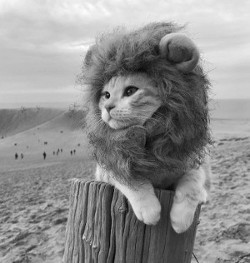
//> input picture Classez_et_segmentez_des_données_visuelles/cat.png, 250 x 263 px
$ ./main   (built with g++ and OpenCV 4)
//> lines starting //> are read from the running program, lines starting //| are printed output that depends on the picture
### Classez_et_segmentez_des_données_visuelles/tests/modifications.h
#pragma once

#include <opencv2/opencv.hpp>

cv::Mat rotation(const cv::Mat& image_a_traite, const cv::Point2f& point_de_rotation, const double& angle_de_rotation, const float& mise_a_echelle);

### Classez_et_segmentez_des_données_visuelles/tests/suppressions.h
#pragma once

#include <opencv2/opencv.hpp>
#include <opencv2/core/mat.hpp>

void suppression_bruit(const cv::Mat& image_a_traite, const int& taille_matrice);

### Classez_et_segmentez_des_données_visuelles/tests/ajouts.h
#pragma once

#include <opencv2/opencv.hpp>

cv::Mat ajout_bruit(const cv::Mat& image_a_traite, const cv::Scalar& moyenne_des_bruits, const cv::Scalar& intensite_du_bruit);

### Classez_et_segmentez_des_données_visuelles/tests/modifications.cpp
#include <opencv2/opencv.hpp>
#include <opencv2/core/mat.hpp>

cv::Mat rotation(const cv::Mat& image_a_traite, const cv::Point2f& point_de_rotation, const double& angle_de_rotation, const float& mise_a_echelle) {

    cv::Mat matrice_de_rotation = cv::getRotationMatrix2D(point_de_rotation, angle_de_rotation, mise_a_echelle);
    std::cout << "Matrice de rotaton :" << matrice_de_rotation << std::endl;

    cv::Mat image_tournee;
    cv::warpAffine(image_a_traite, image_tournee, matrice_de_rotation, image_a_traite.size());
    cv::imshow("Image tourn�e", image_tournee);

    return image_tournee;
}

### Classez_et_segmentez_des_données_visuelles/tests/suppressions.cpp
#include <opencv2/opencv.hpp>
#include <opencv2/core/mat.hpp>

void suppression_bruit(const cv::Mat& image_a_traite, const int& taille_matrice) {

    cv::Mat debruitage_gauzien;
    cv::GaussianBlur(image_a_traite, debruitage_gauzien, cv::Size(taille_matrice, taille_matrice), 0, 0);
    cv::imshow("debruitage_gauzien", debruitage_gauzien);

    cv::Mat debruitage_medien;
    cv::medianBlur(image_a_traite, debruitage_medien, taille_matrice);
    cv::imshow("debruitage_medien", debruitage_medien);

    cv::Mat debruitage_moyen;
    cv::blur(image_a_traite, debruitage_moyen, cv::Size(taille_matrice, taille_matrice));
    cv::imshow("debruitage_moyen", debruitage_moyen);

}

### Classez_et_segmentez_des_données_visuelles/tests/ajouts.cpp
#include <opencv2/opencv.hpp>
#include <opencv2/core/mat.hpp>
#include <opencv2/core.hpp>

cv::Mat ajout_bruit(const cv::Mat& image_a_traite, const cv::Scalar& moyenne_des_bruits, const cv::Scalar& intensite_du_bruit) {

    cv::Mat bruit(image_a_traite.size(), CV_8UC1);
    cv::randn(bruit, moyenne_des_bruits, intensite_du_bruit);

    cv::Mat image_bruitee;
    cv::add(image_a_traite, bruit, image_bruitee);
    cv::imshow("Image bruit�e", image_bruitee);

    return image_bruitee;
}

### Classez_et_segmentez_des_données_visuelles/main.cpp
#include <opencv2/opencv.hpp>
#include <opencv2/core/mat.hpp>
#include <opencv2/core.hpp>


#include <iostream>
#include <stdio.h>

#include "tests/ajouts.h"
#include "tests/suppressions.h"
#include "tests/modifications.h"


int main() {
    cv::Mat image = cv::imread("cat.png", cv::IMREAD_GRAYSCALE);
//> image is the input picture: 263 rows x 250 cols, CV_8UC1; min 4, max 255, mean 144.8

    if (image.empty()) {
        std::cerr << "L'image n'�xiste pas." << std::endl;
        return 1;
    }

    std::cout << "Taille de l'image : " << image.size() << std::endl;
//| Taille de l'image : [250 x 263]

    cv::Mat image_histogramme_etalee;
    cv::equalizeHist(image, image_histogramme_etalee);
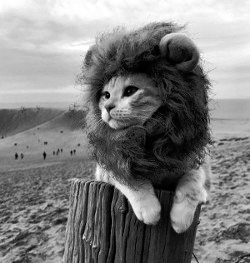
//> image_histogramme_etalee: 263 rows x 250 cols, CV_8UC1; min 0, max 255, mean 128.2

    cv::imshow("Image d'origine", image);
    cv::imshow("Image apr�s l'�talement de l'histogramme ", image_histogramme_etalee);

    // rotation de l'image :
    double angle_de_rotation = 45.0;
    cv::Point2f point_de_rotation(image.cols / 2.0, image.rows / 2.0);
//> point_de_rotation = Point(125, 131.5)
    float mise_a_echelle = 0.8;

    cv::Mat image_tournee = rotation(image_histogramme_etalee, point_de_rotation, angle_de_rotation, mise_a_echelle);
//| Matrice de rotaton :[0.5656854333786078, 0.5656854333786077, -20.09831366161288;
//|  -0.5656854333786077, 0.5656854333786078, 127.823044683039]
//> in rotation, `cv::warpAffine(image_a_traite, image_tournee, matrice_de_rotation, ima..`:
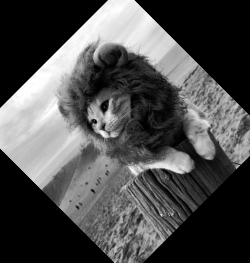
//> image_tournee: 263 rows x 250 cols, CV_8UC1; min 0, max 255, mean 78.9


    // ajout de bruit
    double moyenne_des_bruits = 0.0;
    double intensite_du_bruit = 50.0;

    cv::Mat image_bruitee = ajout_bruit(image_tournee, moyenne_des_bruits, intensite_du_bruit);
//> in ajout_bruit, `cv::randn(bruit, moyenne_des_bruits, intensite_du_bruit);`:
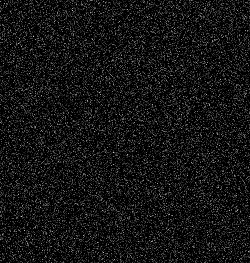
//> bruit: 263 rows x 250 cols, CV_8UC1; min 0, max 210, mean 19.9
//> in ajout_bruit, `cv::add(image_a_traite, bruit, image_bruitee);`:
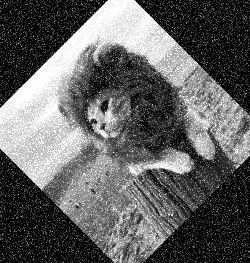
//> image_bruitee: 263 rows x 250 cols, CV_8UC1; min 0, max 255, mean 97.3


    // tentative de d�bruitage en floutent l'image
    int taille_matrice = 3;

    suppression_bruit(image_bruitee, taille_matrice);
//> in suppression_bruit, `cv::GaussianBlur(image_a_traite, debruitage_gauzien, cv::Size(taille_m..`:
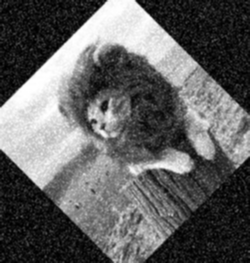
//> debruitage_gauzien: 263 rows x 250 cols, CV_8UC1; min 0, max 255, mean 97.4
//> in suppression_bruit, `cv::medianBlur(image_a_traite, debruitage_medien, taille_matrice);`:
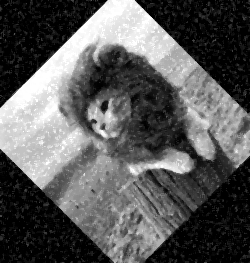
//> debruitage_medien: 263 rows x 250 cols, CV_8UC1; min 0, max 255, mean 89.5

    cv::waitKey(0);

    return 0;
}
